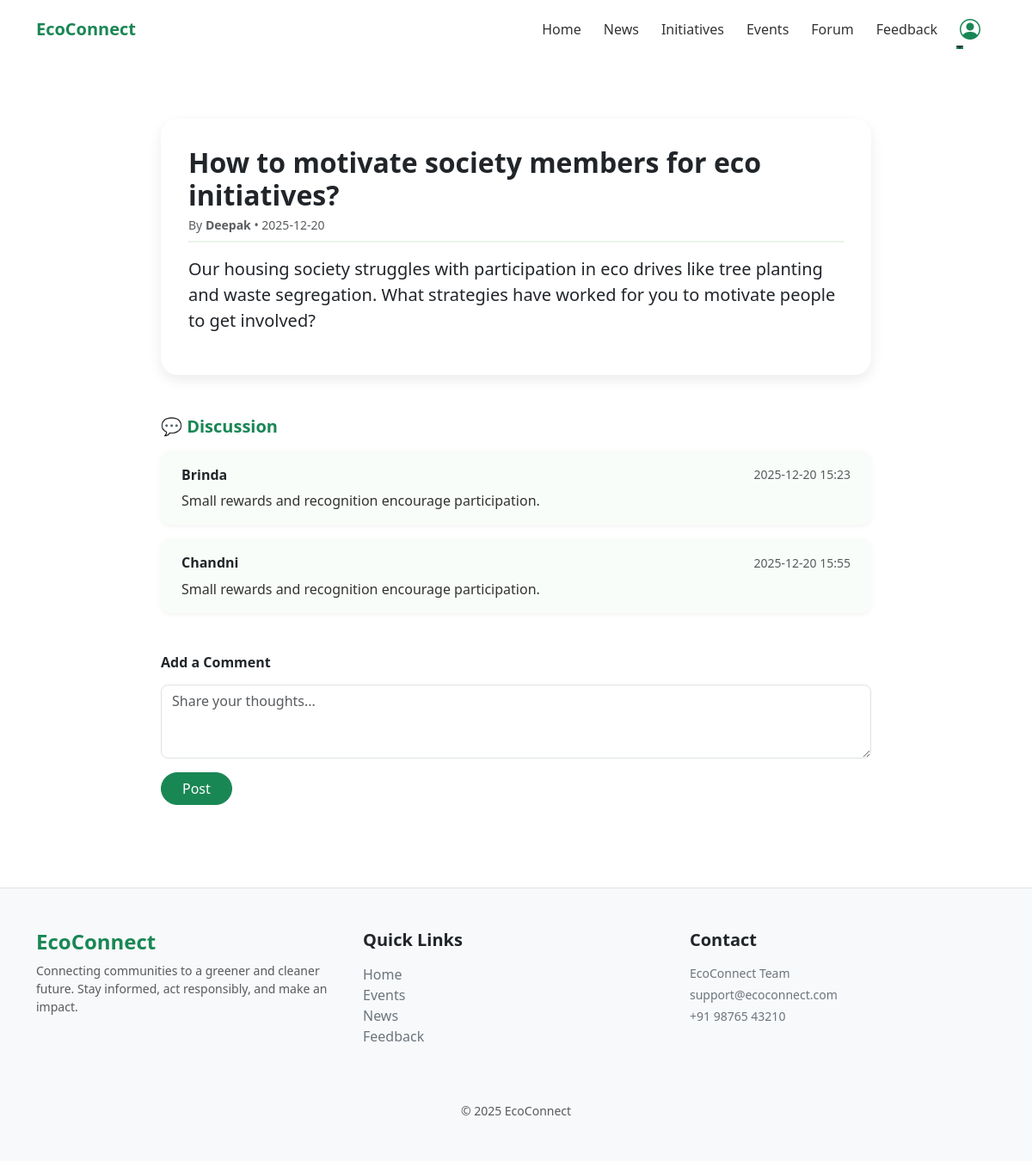
/forum/5/ (signed in), run on the app's committed database.
### forum/models.py (models this page shows, shortened)
class ForumPost(models.Model):
    title = models.CharField(max_length=200)
    content = models.TextField()
    author = models.ForeignKey(User, on_delete=models.CASCADE)
    created_at = models.DateTimeField(auto_now_add=True)

class ForumComment(models.Model):
    post = models.ForeignKey(
        ForumPost,
        on_delete=models.CASCADE,
        related_name='comments'
    )
    author = models.ForeignKey(User, on_delete=models.CASCADE)
    text = models.TextField()
    created_at = models.DateTimeField(auto_now_add=True)

### users/models.py (models this page shows, shortened)
class CustomUser(AbstractUser):
    eco_points = models.IntegerField(default=0)

### forum/views.py (the view, shortened to what this page needs)
# urls.py: path('<int:post_id>/', views.forum_detail, name='forum_detail'),
@login_required
def forum_detail(request, post_id):
    post = get_object_or_404(ForumPost, id=post_id)
    comments = post.comments.all().order_by('created_at')
    return render(request, 'forum_detail.html', {
        'post': post,
        'comments': comments
    })

### forum/templates/forum_detail.html (shortened to what this page needs)
{% extends 'base.html' %} {% load static %} {% block content %}
<div class="container py-5" style="max-width: 850px">
  <div class="forum-main-card">
    <div class="forum-header">
      <h2 class="fw-bold mb-1">{{ post.title }}</h2>
      <p class="text-muted small mb-0">
        By <strong>{{ post.author.username }}</strong> •
        {{ post.created_at|date:"Y-m-d" }}
      </p>
    </div>
    <div class="forum-body">
      <p class="fs-5">{{ post.content }}</p>
    </div>
  </div>
  <div class="comments-section mt-5">
    <h5 class="fw-bold text-success mb-3">💬 Discussion</h5>
    {% for comment in comments %}
    <div class="comment-card">
      <div class="comment-header">
        <span class="fw-semibold">{{ comment.author.username }}</span>
        <span class="small text-muted"
          >{{ comment.created_at|date:"Y-m-d H:i" }}</span
        >
      </div>
      <div class="comment-body">{{ comment.text }}</div>
    </div>
    {% endfor %}
  </div>
  <div class="add-comment mt-5">
    <h6 class="fw-bold mb-3">Add a Comment</h6>
    <form method="POST">
      <textarea
        name="comment"
        class="form-control rounded-3 mb-3"
        rows="3"
        placeholder="Share your thoughts..."
        required
      ></textarea>
      <button type="submit" class="btn btn-success rounded-pill px-4">
        Post
      </button>
    </form>
  </div>
</div>
{% endblock %}

### static/css/global.css (style rules this page uses)
.forum-main-card { background: #ffffff; border-radius: 20px; box-shadow: 0 6px 16px rgba(0, 0, 0, 0.08); padding: 2rem; }
.forum-header { border-bottom: 2px solid #e8f5e9; margin-bottom: 1rem; padding-bottom: 0.5rem; }
.comment-card { background: #f9fdf9; border-radius: 12px; padding: 1rem 1.5rem; margin-bottom: 1rem; box-shadow: 0 2px 6px rgba(0, 0, 0, 0.05); }
.comment-header { display: flex; justify-content: space-between; align-items: center; margin-bottom: 0.4rem; }
.comment-body { color: #333; }

### data on the page
ForumPost: title "How to motivate society members for eco initiatives?", author.username "Deepak", created_at "2025-12-20", content "Our housing society struggles with participation in eco drives like tree planting and waste segregation. What strategies have worked for you to motivate people to get involved?"
ForumComment: author.username "Brinda", created_at "2025-12-20 15:23", text "Small rewards and recognition encourage participation."
ForumComment: author.username "Chandni", created_at "2025-12-20 15:55", text "Small rewards and recognition encourage participation."
